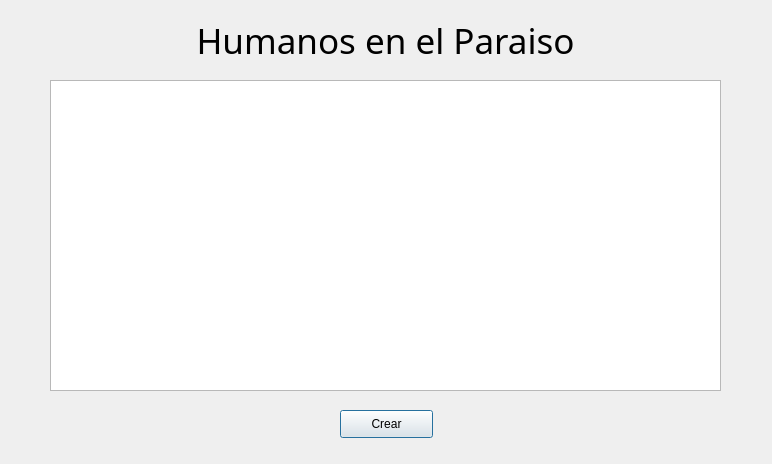
<?xml version="1.0" encoding="UTF-8"?>
<ui version="4.0">
 <class>VentanaSalvados</class>
 <widget class="QDialog" name="VentanaSalvados">
  <property name="geometry">
   <rect>
    <x>0</x>
    <y>0</y>
    <width>772</width>
    <height>464</height>
   </rect>
  </property>
  <property name="windowTitle">
   <string>Dialog</string>
  </property>
  <widget class="QPushButton" name="crear">
   <property name="geometry">
    <rect>
     <x>340</x>
     <y>410</y>
     <width>93</width>
     <height>28</height>
    </rect>
   </property>
   <property name="text">
    <string>Crear</string>
   </property>
  </widget>
  <widget class="QTextEdit" name="textEdit_paraiso">
   <property name="geometry">
    <rect>
     <x>50</x>
     <y>80</y>
     <width>671</width>
     <height>311</height>
    </rect>
   </property>
   <property name="readOnly">
    <bool>true</bool>
   </property>
  </widget>
  <widget class="QLabel" name="label">
   <property name="geometry">
    <rect>
     <x>160</x>
     <y>10</y>
     <width>451</width>
     <height>61</height>
    </rect>
   </property>
   <property name="font">
    <font>
     <family>Book Antiqua</family>
     <pointsize>26</pointsize>
    </font>
   </property>
   <property name="text">
    <string>Humanos en el Paraiso</string>
   </property>
   <property name="alignment">
    <set>Qt::AlignCenter</set>
   </property>
  </widget>
 </widget>
 <resources/>
 <connections/>
</ui>
